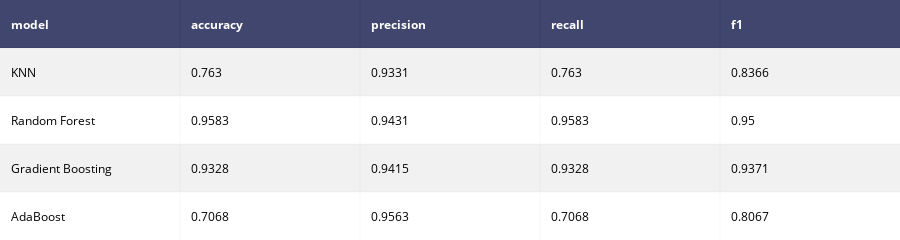

Here is the notebook cell this chart was saved with:
### Code cell
model_performances = model_performances.drop(columns = "index",axis =1)

table  = ff.create_table(np.round(model_performances,4))

py.iplot(table)

### Figure 1 — Plotly figure (JSON) as saved in the notebook; plotly's stock layout.template omitted (floating-point values rounded to 4 significant figures)
{"data": [{"colorscale": [[0, "#00083e"], [0.5, "#ededee"], [1, "#ffffff"]], "hoverinfo": "none", "opacity": 0.75, "showscale": false, "type": "heatmap", "z": [[0, 0, 0, 0, 0], [0.5, 0.5, 0.5, 0.5, 0.5], [1, 1, 1, 1, 1], [0.5, 0.5, 0.5, 0.5, 0.5], [1, 1, 1, 1, 1]]}], "layout": {"annotations": [{"align": "left", "font": {"color": "#ffffff"}, "showarrow": false, "text": "<b>model</b>", "x": -0.45, "xanchor": "left", "xref": "x1", "y": 0, "yref": "y1"}, {"align": "left", "font": {"color": "#ffffff"}, "showarrow": false, "text": "<b>accuracy</b>", "x": 0.55, "xanchor": "left", "xref": "x1", "y": 0, "yref": "y1"}, {"align": "left", "font": {"color": "#ffffff"}, "showarrow": false, "text": "<b>precision</b>", "x": 1.55, "xanchor": "left", "xref": "x1", "y": 0, "yref": "y1"}, {"align": "left", "font": {"color": "#ffffff"}, "showarrow": false, "text": "<b>recall</b>", "x": 2.55, "xanchor": "left", "xref": "x1", "y": 0, "yref": "y1"}, {"align": "left", "font": {"color": "#ffffff"}, "showarrow": false, "text": "<b>f1</b>", "x": 3.55, "xanchor": "left", "xref": "x1", "y": 0, "yref": "y1"}, {"align": "left", "font": {"color": "#000000"}, "showarrow": false, "text": "KNN", "x": -0.45, "xanchor": "left", "xref": "x1", "y": 1, "yref": "y1"}, {"align": "left", "font": {"color": "#000000"}, "showarrow": false, "text": "0.763", "x": 0.55, "xanchor": "left", "xref": "x1", "y": 1, "yref": "y1"}, {"align": "left", "font": {"color": "#000000"}, "showarrow": false, "text": "0.9331", "x": 1.55, "xanchor": "left", "xref": "x1", "y": 1, "yref": "y1"}, {"align": "left", "font": {"color": "#000000"}, "showarrow": false, "text": "0.763", "x": 2.55, "xanchor": "left", "xref": "x1", "y": 1, "yref": "y1"}, {"align": "left", "font": {"color": "#000000"}, "showarrow": false, "text": "0.8366", "x": 3.55, "xanchor": "left", "xref": "x1", "y": 1, "yref": "y1"}, {"align": "left", "font": {"color": "#000000"}, "showarrow": false, "text": "Random Forest", "x": -0.45, "xanchor": "left", "xref": "x1", "y": 2, "yref": "y1"}, {"align": "left", "font": {"color": "#000000"}, "showarrow": false, "text": "0.9583", "x": 0.55, "xanchor": "left", "xref": "x1", "y": 2, "yref": "y1"}, {"align": "left", "font": {"color": "#000000"}, "showarrow": false, "text": "0.9431", "x": 1.55, "xanchor": "left", "xref": "x1", "y": 2, "yref": "y1"}, {"align": "left", "font": {"color": "#000000"}, "showarrow": false, "text": "0.9583", "x": 2.55, "xanchor": "left", "xref": "x1", "y": 2, "yref": "y1"}, {"align": "left", "font": {"color": "#000000"}, "showarrow": false, "text": "0.95", "x": 3.55, "xanchor": "left", "xref": "x1", "y": 2, "yref": "y1"}, {"align": "left", "font": {"color": "#000000"}, "showarrow": false, "text": "Gradient Boosting", "x": -0.45, "xanchor": "left", "xref": "x1", "y": 3, "yref": "y1"}, {"align": "left", "font": {"color": "#000000"}, "showarrow": false, "text": "0.9328", "x": 0.55, "xanchor": "left", "xref": "x1", "y": 3, "yref": "y1"}, {"align": "left", "font": {"color": "#000000"}, "showarrow": false, "text": "0.9415", "x": 1.55, "xanchor": "left", "xref": "x1", "y": 3, "yref": "y1"}, {"align": "left", "font": {"color": "#000000"}, "showarrow": false, "text": "0.9328", "x": 2.55, "xanchor": "left", "xref": "x1", "y": 3, "yref": "y1"}, {"align": "left", "font": {"color": "#000000"}, "showarrow": false, "text": "0.9371", "x": 3.55, "xanchor": "left", "xref": "x1", "y": 3, "yref": "y1"}, {"align": "left", "font": {"color": "#000000"}, "showarrow": false, "text": "AdaBoost", "x": -0.45, "xanchor": "left", "xref": "x1", "y": 4, "yref": "y1"}, {"align": "left", "font": {"color": "#000000"}, "showarrow": false, "text": "0.7068", "x": 0.55, "xanchor": "left", "xref": "x1", "y": 4, "yref": "y1"}, {"align": "left", "font": {"color": "#000000"}, "showarrow": false, "text": "0.9563", "x": 1.55, "xanchor": "left", "xref": "x1", "y": 4, "yref": "y1"}, {"align": "left", "font": {"color": "#000000"}, "showarrow": false, "text": "0.7068", "x": 2.55, "xanchor": "left", "xref": "x1", "y": 4, "yref": "y1"}, {"align": "left", "font": {"color": "#000000"}, "showarrow": false, "text": "0.8067", "x": 3.55, "xanchor": "left", "xref": "x1", "y": 4, "yref": "y1"}], "height": 200, "margin": {"b": 0, "l": 0, "r": 0, "t": 0}, "xaxis": {"dtick": 1, "gridwidth": 2, "showticklabels": false, "tick0": -0.5, "ticks": "", "zeroline": false}, "yaxis": {"autorange": "reversed", "dtick": 1, "gridwidth": 2, "showticklabels": false, "tick0": 0.5, "ticks": "", "zeroline": false}}}
